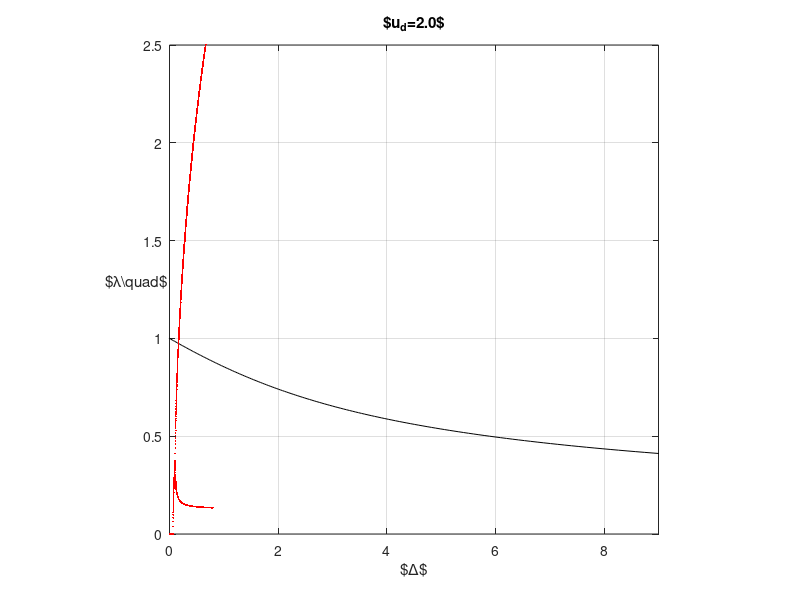

This chart was generated by the following MATLAB code:
% clear all;
ud = 2;
dlt_list = linspace(0,0.8,1000);
fx = @(x,y) [4*x^2+pi*y 0 -4*pi*y*x^4+4*x^2+2*pi*y 0 pi*y];
lam_list = cell(1,length(dlt_list));
for i = 1:length(dlt_list)
    polylam = fx(ud,dlt_list(i));
    lamm = roots(polylam);
    lam_list{i} = real(lamm(imag(lamm)<eps));
end

%% Plot Morland's neutral curve
c0 = linspace(0,1.5,400);
lam_m = 0.5*pi*(1-c0.^4)./c0.^2;
f = figure('position',[150 100 720 640]);
plot(lam_m,c0,'k-'); 
grid on;axis square;
ylim([0 1.5]);
xlim([0 9]);
xlabel('$\tilde{\lambda}/\tilde{\Delta}$');
ylabel('$\tilde{c_0}/\tilde{u_d}\quad$','rotation',0);

%% Plot fast
ud = 2;
dlt_list = linspace(0,0.8,1000);
fx = @(x,y) [4*x^2+pi*y 0 -4*pi*y*x^4+4*x^2+2*pi*y 0 pi*y];
% f = figure('position',[150 100 720 640]);
hold on;
for dlt = dlt_list
    polylam = fx(ud,dlt);
    lamm = roots(polylam);
    lamm = real(lamm(imag(lamm)<eps & real(lamm)>-eps));
    plot(dlt,lamm,'r.','Markersize',4);
end
hold off; 
% grid on;axis square;
ylim([0 2.5]);
xlabel('$\Delta$');
ylabel('$\lambda\quad$','rotation',0);
title(sprintf('$u_d=%1.1f$',ud));